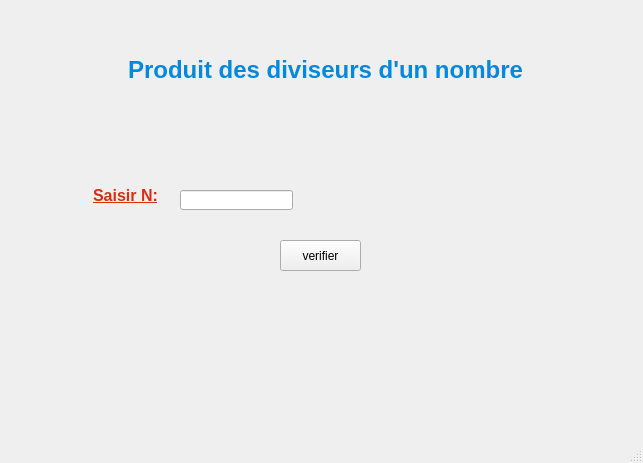
<?xml version="1.0" encoding="UTF-8"?>
<ui version="4.0">
 <class>MainWindow</class>
 <widget class="QMainWindow" name="MainWindow">
  <property name="geometry">
   <rect>
    <x>0</x>
    <y>0</y>
    <width>643</width>
    <height>463</height>
   </rect>
  </property>
  <property name="windowTitle">
   <string>MainWindow</string>
  </property>
  <widget class="QWidget" name="centralwidget">
   <widget class="QPushButton" name="btn">
    <property name="geometry">
     <rect>
      <x>280</x>
      <y>240</y>
      <width>81</width>
      <height>31</height>
     </rect>
    </property>
    <property name="text">
     <string>verifier</string>
    </property>
   </widget>
   <widget class="QLabel" name="label">
    <property name="geometry">
     <rect>
      <x>60</x>
      <y>40</y>
      <width>531</width>
      <height>61</height>
     </rect>
    </property>
    <property name="text">
     <string>&lt;html&gt;&lt;head/&gt;&lt;body&gt;&lt;p&gt;&lt;span style=&quot; font-size:18pt; font-weight:600; color:#0289dd;&quot;&gt;Produit des diviseurs d'un nombre&lt;/span&gt;&lt;/p&gt;&lt;/body&gt;&lt;/html&gt;</string>
    </property>
    <property name="alignment">
     <set>Qt::AlignCenter</set>
    </property>
   </widget>
   <widget class="QLabel" name="label_2">
    <property name="geometry">
     <rect>
      <x>80</x>
      <y>180</y>
      <width>91</width>
      <height>31</height>
     </rect>
    </property>
    <property name="text">
     <string>&lt;html&gt;&lt;head/&gt;&lt;body&gt;&lt;p&gt;&lt;span style=&quot; font-size:12pt; font-weight:600; text-decoration: underline; color:#d92e10;&quot;&gt;Saisir N:&lt;/span&gt;&lt;/p&gt;&lt;/body&gt;&lt;/html&gt;</string>
    </property>
    <property name="alignment">
     <set>Qt::AlignCenter</set>
    </property>
   </widget>
   <widget class="QLineEdit" name="inputN">
    <property name="geometry">
     <rect>
      <x>180</x>
      <y>190</y>
      <width>113</width>
      <height>20</height>
     </rect>
    </property>
   </widget>
   <widget class="QLabel" name="res">
    <property name="geometry">
     <rect>
      <x>200</x>
      <y>310</y>
      <width>251</width>
      <height>61</height>
     </rect>
    </property>
    <property name="text">
     <string>&lt;html&gt;&lt;head/&gt;&lt;body&gt;&lt;p align=&quot;center&quot;&gt;&lt;br/&gt;&lt;/p&gt;&lt;/body&gt;&lt;/html&gt;</string>
    </property>
   </widget>
  </widget>
  <widget class="QMenuBar" name="menubar">
   <property name="geometry">
    <rect>
     <x>0</x>
     <y>0</y>
     <width>643</width>
     <height>26</height>
    </rect>
   </property>
  </widget>
  <widget class="QStatusBar" name="statusbar"/>
 </widget>
 <resources/>
 <connections/>
</ui>
